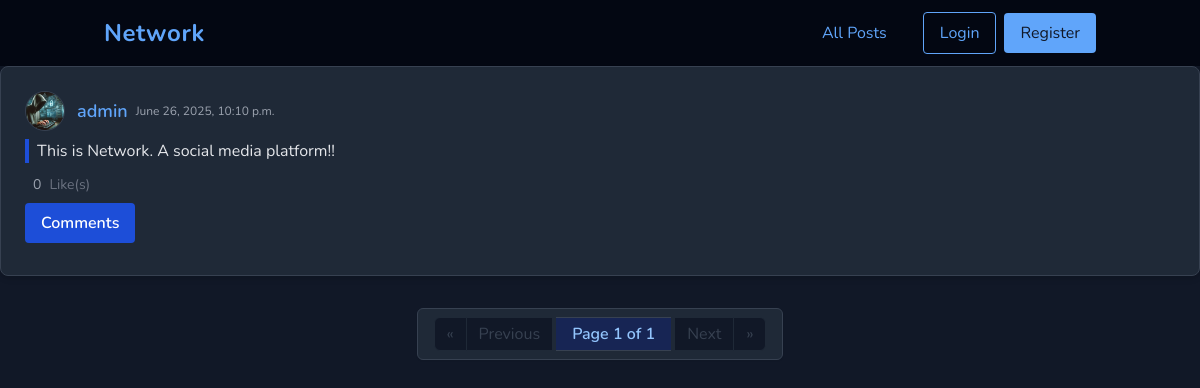
Before: / with the older database file.
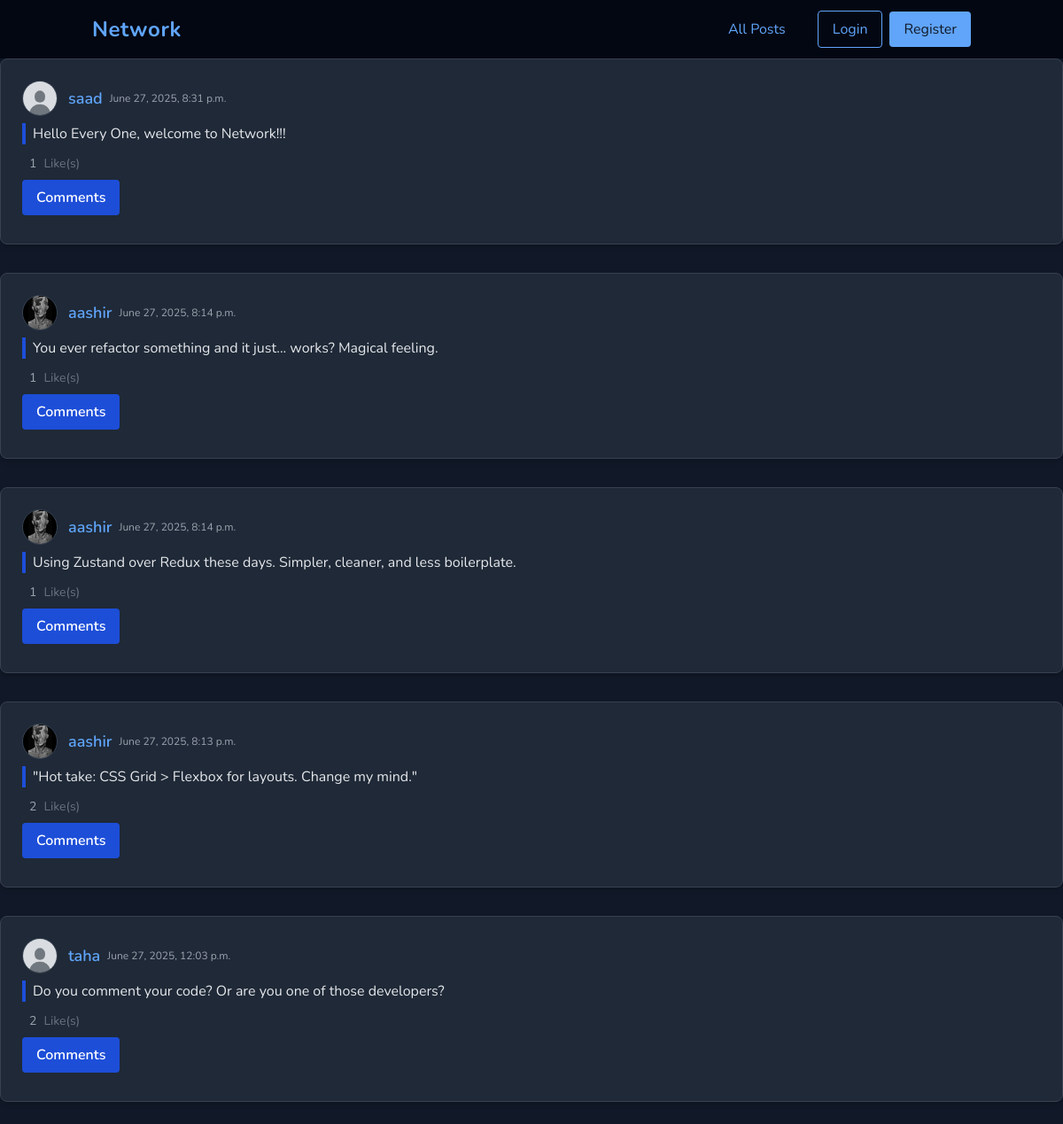
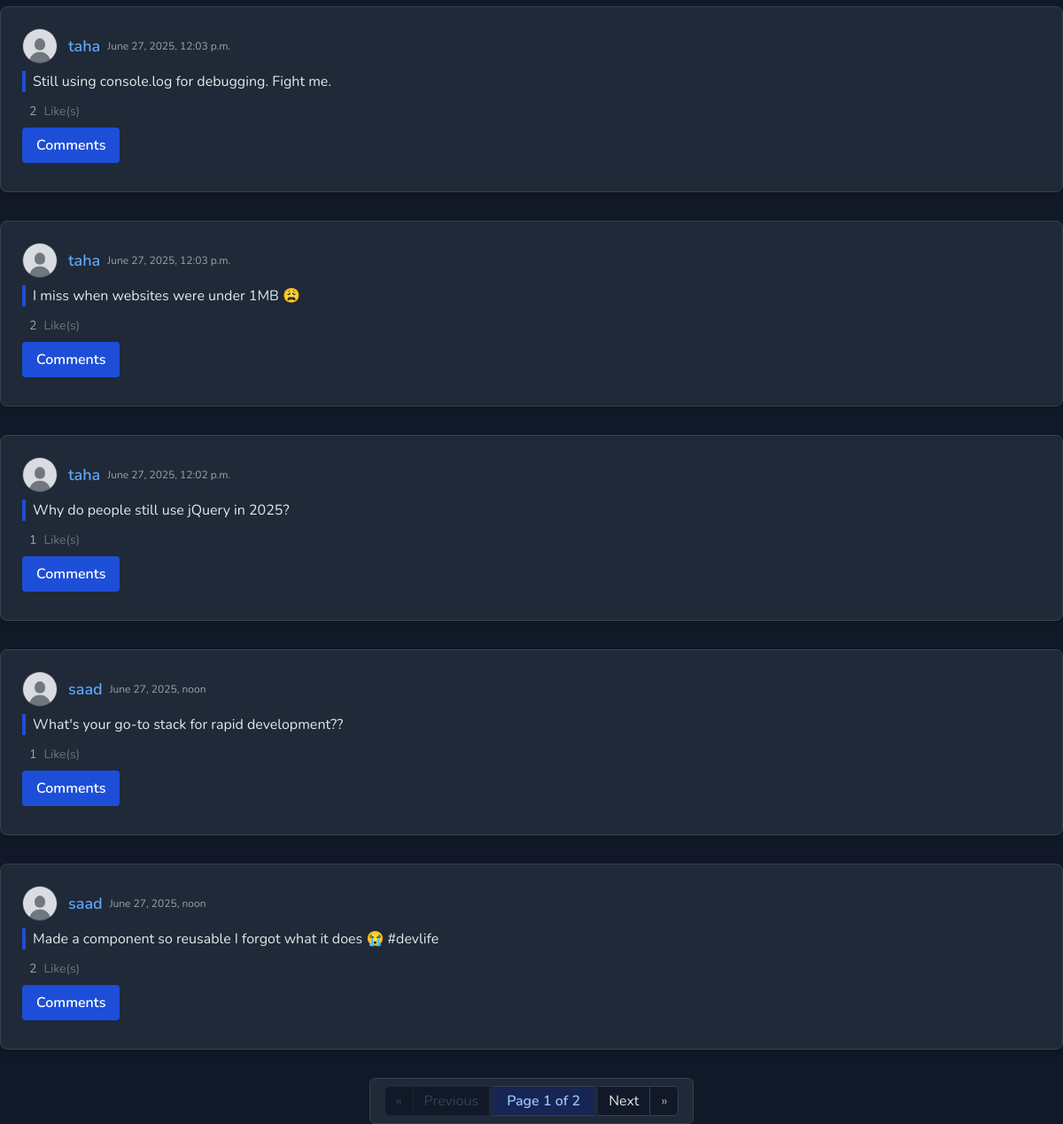
After: the same page with the newer database file (2 pictures, top to bottom).
### network/models.py (models this page shows, shortened)
class Post(models.Model):
    creator = models.ForeignKey(User, on_delete=models.CASCADE, related_name="posts")
    postContent = models.CharField(max_length=1000, blank=False)
    created_at = models.DateTimeField(auto_now_add=True)
    liked_by = models.ManyToManyField(User, related_name="liked_posts", blank=True)

class User(AbstractUser):
    followers = models.ManyToManyField('self', related_name='following', symmetrical=False, blank=True)
    profile_picture = models.ImageField(blank=True, upload_to=user_directory_path)
    bio = models.CharField(blank=True, max_length=300)

### network/views.py (the view)
# urls.py: path("", views.index, name="index"),
def index(request):
    page_obj = get_page_obj(request, Post.objects.all().order_by('-created_at'))
    return render(request, "network/index.html", {"form": PostForm(), "page_obj":page_obj})

### network/util.py (called while the page is built)
def get_page_obj(request, posts):
    posts_list = posts
    paginator = Paginator(posts_list, 10)
    page_number = request.GET.get('page')
    page_obj = paginator.get_page(page_number)
    return page_obj

### network/templates/network/index.html (shortened to what this page needs)
{% extends "network/layout.html" %}
{% block body %}
{% include 'network/posts.html' %}
{% endblock %}

### network/templates/network/posts.html (shortened to what this page needs)
{% load static %}
{% for post in page_obj %}
<div class="post bg-gray-800 rounded-lg shadow-md p-6 mb-8 border border-gray-700">
    <div class="flex items-center mb-2">
        {% if post.creator.profile_picture %}
        <img class="profile-pic-sm w-10 h-10 rounded-full object-cover mr-3 border border-gray-700" src="{{post.creator.profile_picture.url}}" alt="{{post.creator.username}}">
        {% else %}
        <img class="profile-pic-sm w-10 h-10 rounded-full object-cover mr-3 border border-gray-700" src="{% static 'network/defaultUserProfilePic.jpg' %}" alt="{{post.creator.username}}">
        {% endif %}
        <h5 class="text-lg font-semibold">
            <a class="user-link text-blue-400 hover:underline" href="{% url 'userProfile' post.creator.username %}">{{post.creator}}</a>
        </h5>
        <span class="ml-2 text-gray-400 text-xs">{{post.created_at}}</span>
    </div>
    <div class="post-content-{{post.id}} text-gray-200 mb-3 pl-2 border-l-4 border-blue-700">
        {{post.postContent}}
    </div>
    <div class="flex items-center space-x-2 mb-2">
        <div class="like-count-{{post.id}} text-sm text-gray-400 ml-2">{{post.liked_by.count}}</div>
        <span class="text-sm text-gray-500">Like(s)</span>
    </div>
    <button type="button"
        class="toggle-comment-section-btn bg-blue-700 hover:bg-blue-600 text-white font-semibold py-2 px-4 rounded transition mb-2"
        data-postid="{{post.id}}">
        Comments
    </button>
</div>
{% empty %}
<div class="text-center text-gray-500 mt-8">No Posts.</div>
{% endfor %}
<div class="flex justify-center mt-8">
    <nav class="inline-flex rounded-md shadow-sm bg-gray-800 px-4 py-2 border border-gray-700" aria-label="Pagination">
        {% if page_obj.has_previous %}
            <a href="?page=1"
               class="relative inline-flex items-center px-3 py-1 rounded-l-md border border-gray-700 bg-gray-900 text-gray-400 hover:bg-gray-700 transition"
               title="First Page">&laquo;</a>
            <a href="?page={{ page_obj.previous_page_number }}"
               class="relative inline-flex items-center px-3 py-1 border-t border-b border-gray-700 bg-gray-900 text-gray-200 hover:bg-gray-700 transition"
               title="Previous Page">Previous</a>
        {% else %}
            <span class="relative inline-flex items-center px-3 py-1 rounded-l-md border border-gray-800 bg-gray-900 text-gray-700 cursor-not-allowed">&laquo;</span>
            <span class="relative inline-flex items-center px-3 py-1 border-t border-b border-gray-800 bg-gray-900 text-gray-700 cursor-not-allowed">Previous</span>
        {% endif %}
        <span class="relative inline-flex items-center px-4 py-1 border-t border-b border-gray-700 bg-blue-950 text-blue-300 font-semibold mx-1">
            Page {{ page_obj.number }} of {{ page_obj.paginator.num_pages }}
        </span>
        {% if page_obj.has_next %}
            <a href="?page={{ page_obj.next_page_number }}"
               class="relative inline-flex items-center px-3 py-1 border-t border-b border-gray-700 bg-gray-900 text-gray-200 hover:bg-gray-700 transition"
               title="Next Page">Next</a>
            <a href="?page={{ page_obj.paginator.num_pages }}"
               class="relative inline-flex items-center px-3 py-1 rounded-r-md border border-gray-700 bg-gray-900 text-gray-400 hover:bg-gray-700 transition"
               title="Last Page">&raquo;</a>
        {% else %}
            <span class="relative inline-flex items-center px-3 py-1 border-t border-b border-gray-800 bg-gray-900 text-gray-700 cursor-not-allowed">Next</span>
            <span class="relative inline-flex items-center px-3 py-1 rounded-r-md border border-gray-800 bg-gray-900 text-gray-700 cursor-not-allowed">&raquo;</span>
        {% endif %}
    </nav>
</div>

Changed rows visible on the page:
no longer on this page (row unchanged): Post: creator.profile_picture (picture), creator "admin", created_at "June 26, 2025, 10:10 p.m.", postContent "This is Network. A social media platform!!", liked_by.count "0"
added Post: creator "saad", created_at "June 27, 2025, 8:31 p.m.", postContent "Hello Every One, welcome to Network!!!", liked_by.count "1"
added Post: creator.profile_picture (picture), creator "aashir", created_at "June 27, 2025, 8:14 p.m.", postContent "You ever refactor something and it just... works? Magical feeling.", liked_by.count "1"
added Post: creator.profile_picture (picture), creator "aashir", created_at "June 27, 2025, 8:14 p.m.", postContent "Using Zustand over Redux these days. Simpler, cleaner, and less boilerplate.", liked_by.count "1"
added Post: creator.profile_picture (picture), creator "aashir", created_at "June 27, 2025, 8:13 p.m.", postContent "\"Hot take: CSS Grid > Flexbox for layouts. Change my mind.\"", liked_by.count "2"
added Post: creator "taha", created_at "June 27, 2025, 12:03 p.m.", postContent "Do you comment your code? Or are you one of those developers?", liked_by.count "2"
added Post: creator "taha", created_at "June 27, 2025, 12:03 p.m.", postContent "Still using console.log for debugging. Fight me.", liked_by.count "2"
added Post: creator "taha", created_at "June 27, 2025, 12:03 p.m.", postContent "I miss when websites were under 1MB 😩", liked_by.count "2"
added Post: creator "taha", created_at "June 27, 2025, 12:02 p.m.", postContent "Why do people still use jQuery in 2025?", liked_by.count "1"
added Post: creator "saad", created_at "June 27, 2025, noon", postContent "What's your go-to stack for rapid development??", liked_by.count "1"
added Post: creator "saad", created_at "June 27, 2025, noon", postContent "Made a component so reusable I forgot what it does 😭 #devlife", liked_by.count "2"
Other visible differences:
{{ page_obj.paginator.num_pages }}: "1" → "2"
